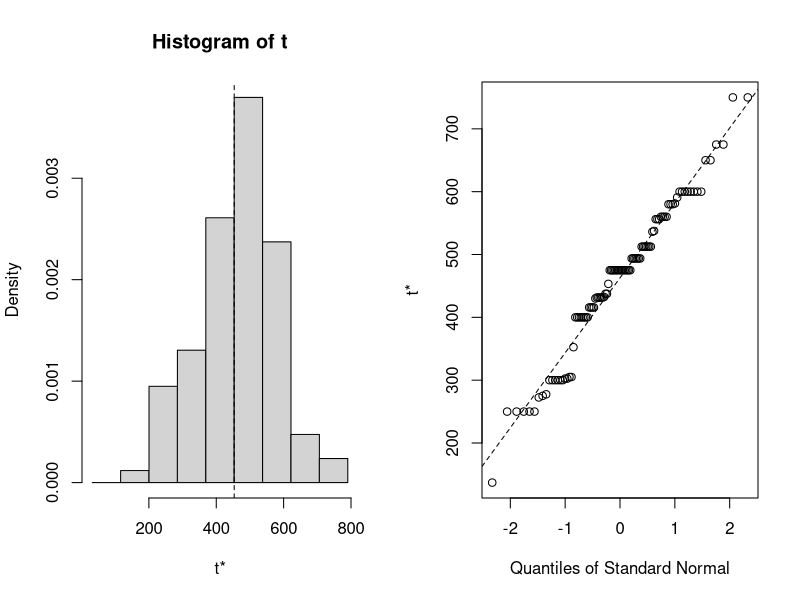
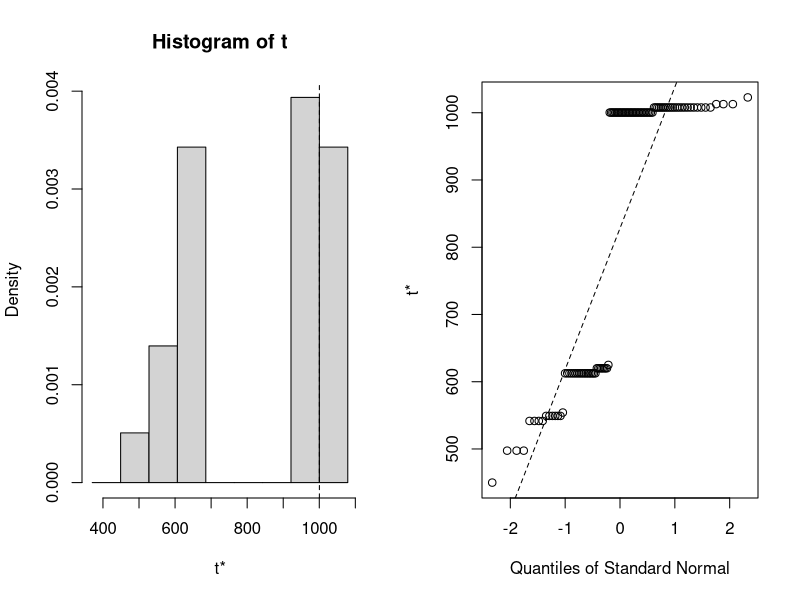
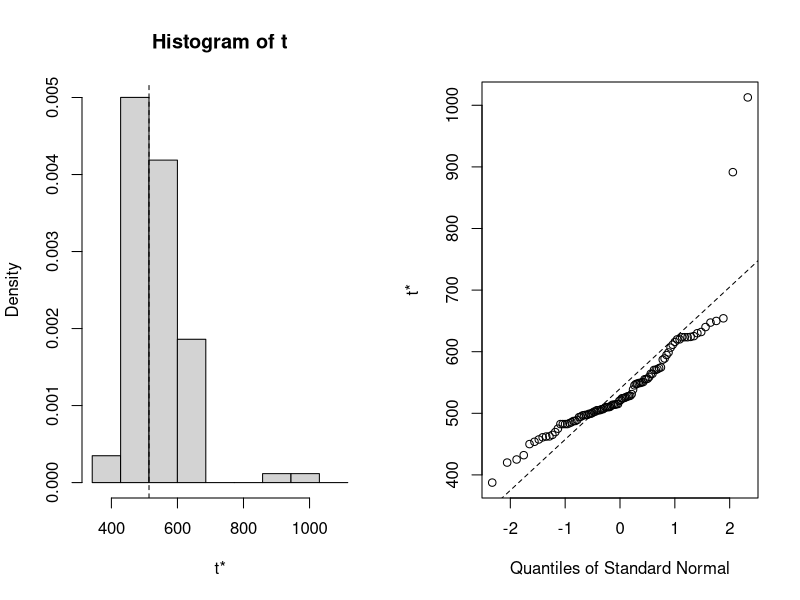
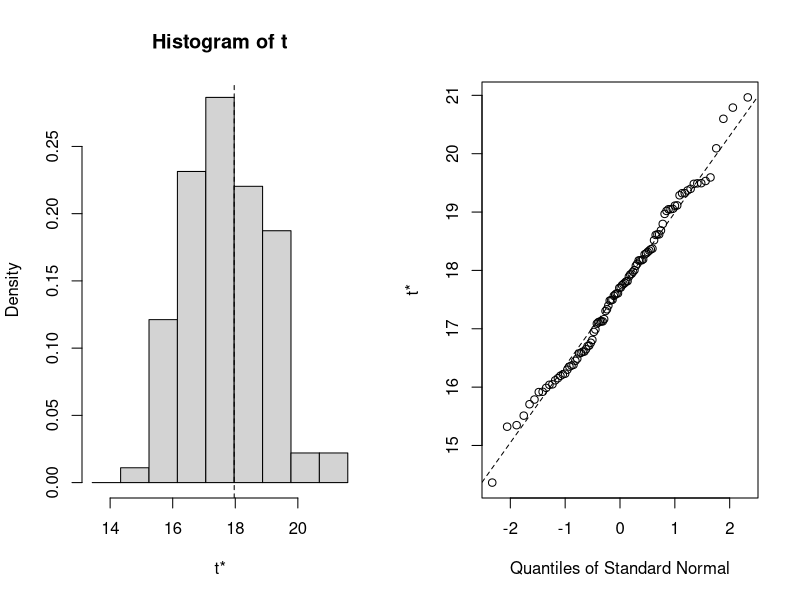

Source code (R) for these figures, in order:
## ---- chunk 1
knitr::opts_chunk$set(echo = TRUE, warning = FALSE, message = FALSE, fig.height = 3)
knitr::opts_chunk$set(tidy.opts=list(width.cutoff=60), tidy=TRUE)
options("repos" = c(CRAN = "https://cran.rstudio.com"))
## ---- chunk 2
if (!require("boot")) install.packages("boot")
if (!require("MASS")) install.packages("MASS")
## ---- chunk 3
baseball <- read.table('baseball.csv',sep = ",", header = TRUE)
#summary(baseball)
## ---- chunk 4
base_catcher = subset(baseball, Position=="C")
summary(base_catcher)
## ---- chunk 5
# Median
fc_median <- function(d, i){
	d2 <- d[i,]
	return(median(d2$Salary, na.rm = TRUE))
}

#Midpoint
fc_mid <- function(d, i){
	d2 <- d[i,]
	mid <- (max(d2$Salary, na.rm = TRUE) + min(d2$Salary, na.rm = TRUE))/2
	return(mid)
}

#Trimmed Midpoint [10%]
fc_trimmid <- function(d, i){
	d2 <- d[i,]
	mid <- (quantile(d2$Salary,probs=.9, na.rm = TRUE) + 
	        quantile(d2$Salary,probs=.1, na.rm = TRUE))/2
	return(mid)
}

#Mean Absolute difference 
fc_mad <- function(d, i){
	d2 <- d[i,]
	mid <- abs(d2$Salary - median(d2$Salary, na.rm = TRUE))
	return(sqrt((mean(mid, na.rm = TRUE))))
}
## ---- chunk 6
set.seed(321)  #start the Bootstrap at the same location
#Median
  b.median = boot(base_catcher, fc_median, R = 100) 
  b.median
plot(b.median)

set.seed(321)
#Midpoint
  b.mid = boot(base_catcher, fc_mid, R = 100) 
  b.mid
plot(b.mid)

set.seed(321)
#Trimmed Midpoint Using 10% on both sides
  b.trimmid = boot(base_catcher, fc_trimmid, R = 100) 
  b.trimmid
plot(b.trimmid)

set.seed(321)
#MAD  #Measure of the sd in Salary 
  b.mad = boot(base_catcher, fc_mad, R = 100) 
  b.mad
plot(b.mad)

